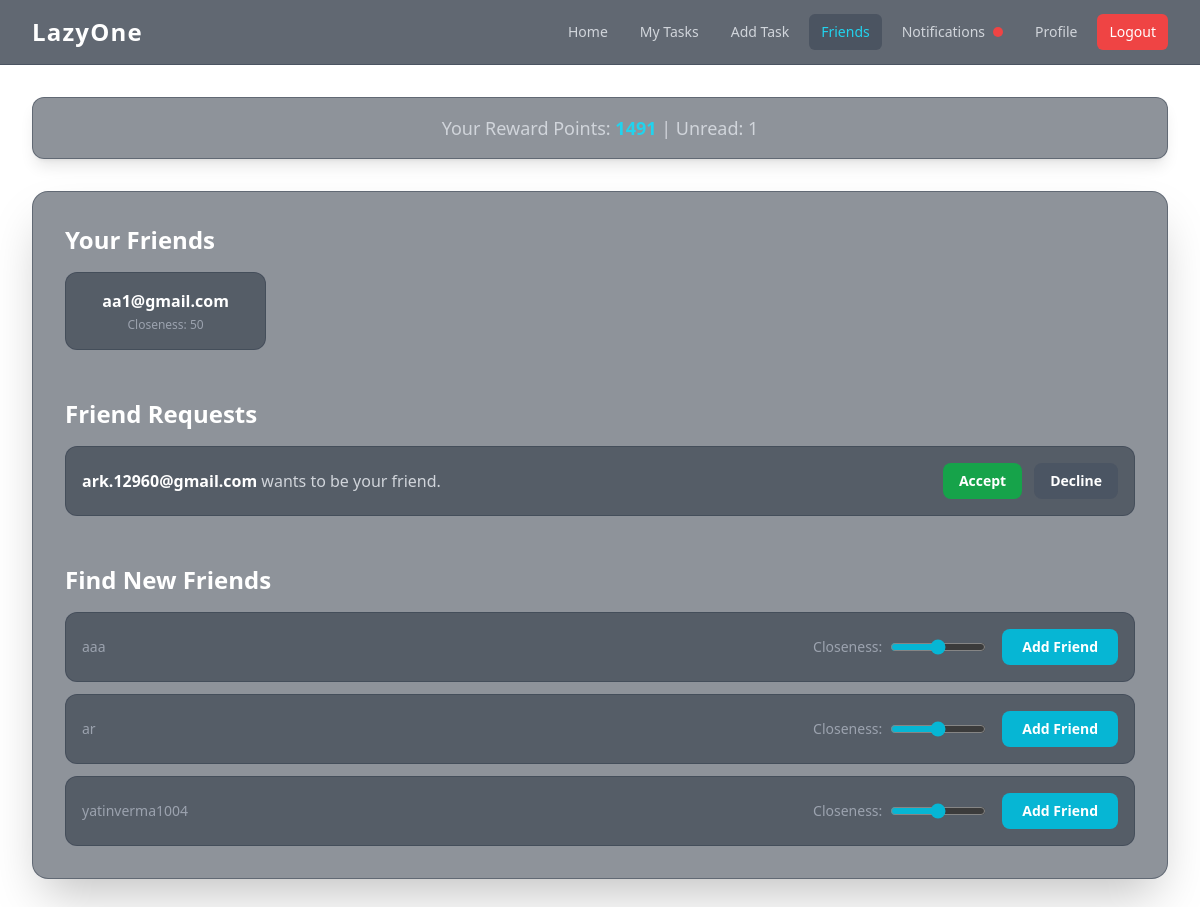
/friends/ (signed in), run on an earlier commit of the app's database.
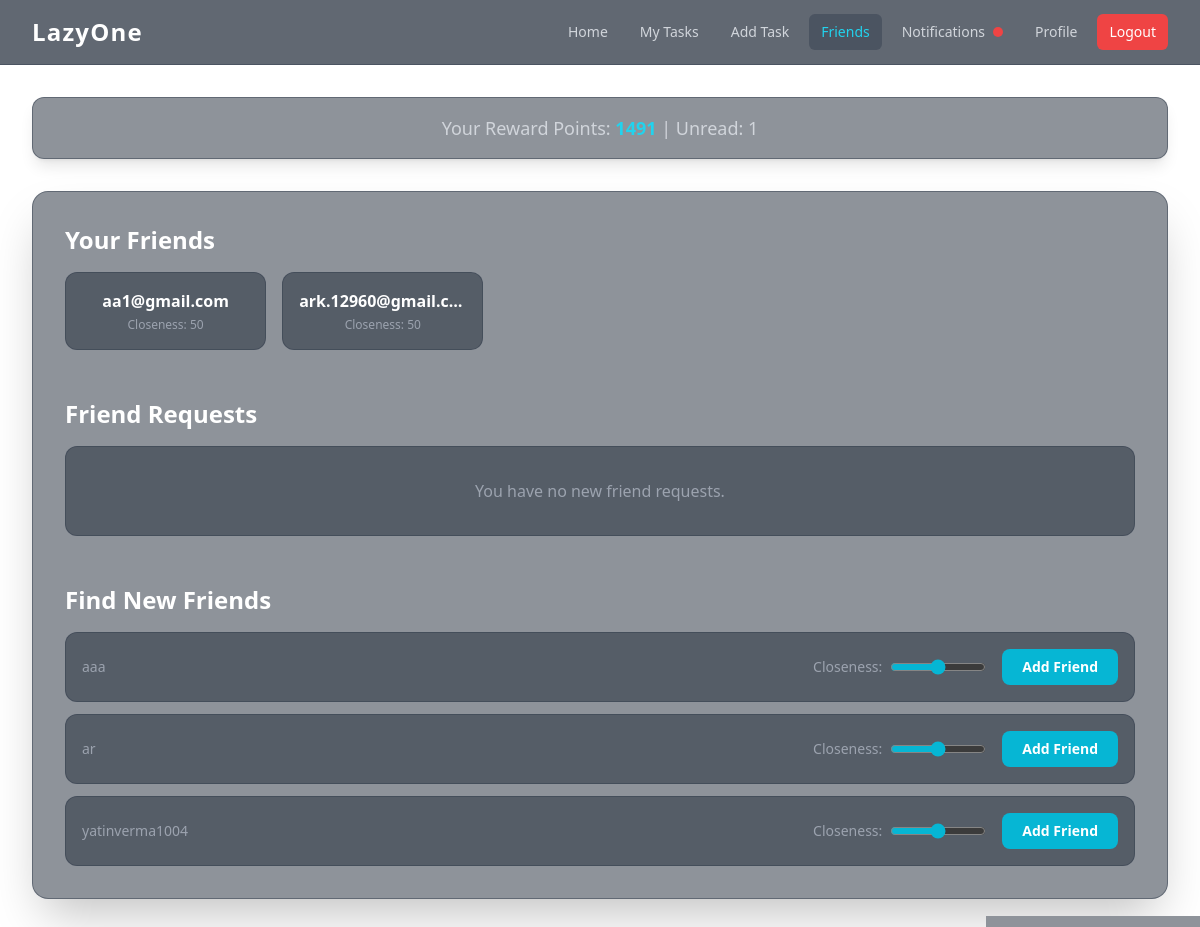
And on a later commit of the database.
### basic/models.py (models this page shows, shortened)
class Friendship(models.Model):
    from_user = models.ForeignKey(UserProfile, related_name='friendship_from_user', on_delete=models.CASCADE)
    to_user = models.ForeignKey(UserProfile, related_name='friendship_to_user', on_delete=models.CASCADE)
    closeness = models.IntegerField(default=50)

class UserProfile(models.Model):
    user = models.OneToOneField(User, on_delete=models.CASCADE)
    bio = models.CharField(max_length=300,blank=True)
    first_name = models.CharField(max_length=50, blank=True)
    last_name = models.CharField(max_length=50, blank=True)
    college = models.CharField(max_length=100, blank=True)
    room_no = models.CharField(max_length=20, blank=True)
    major = models.CharField(max_length=100, blank=True)
    hostel = models.CharField(max_length=100, blank=True)
    roll_no = models.CharField(max_length=100, blank=True)
    batch = models.IntegerField(default=2029)
    friends = models.ManyToManyField('self', blank=True)
    rewards = models.IntegerField(default=1500)
    phone_number = models.CharField(max_length=20, blank=True)
    is_phone_verified = models.BooleanField(default=False)
    instagram_username = models.CharField(max_length=100, blank=True)
    is_instagram_verified = models.BooleanField(default=False)
    firebase_uid = models.CharField(max_length=128, blank=True, null=True, unique=True)

class FriendRequest(models.Model):
    from_user = models.ForeignKey(User, related_name='from_user', on_delete=models.CASCADE)
    to_user = models.ForeignKey(User, related_name='to_user', on_delete=models.CASCADE)
    closeness = models.IntegerField(default=50)
    is_accepted = models.BooleanField(default=False)
    created_at = models.DateTimeField(auto_now_add=True)

### basic/views/friends.py (the view)
# urls.py: path('friends/', friends_view, name='friends'),
@login_required(login_url='/login/')
def friends_view(request):
    user_profile = get_object_or_404(UserProfile, user=request.user)
    friendships = Friendship.objects.filter(from_user=user_profile).order_by('-closeness')
    friend_requests = FriendRequest.objects.filter(to_user=request.user, is_accepted=False)
    current_friends = user_profile.friends.all().values_list('user__id', flat=True)
    sent_requests = FriendRequest.objects.filter(from_user=request.user).values_list('to_user_id', flat=True)
    received_requests = FriendRequest.objects.filter(to_user=request.user).values_list('from_user_id', flat=True)
    exclude_ids = set(current_friends) | set(sent_requests) | set(received_requests)
    exclude_ids.add(request.user.id)
    other_users = UserProfile.objects.exclude(user__id__in=exclude_ids)
    context = {
        'friendships': friendships,
        'friend_requests': friend_requests,
        'other_users': other_users
    }
    return render(request, 'friends.html', context)

### basic/context_processors.py (called while the page is built)
def firebase_keys(request):
    return {
        'FIREBASE_API_KEY': settings.FIREBASE_API_KEY,
        'FIREBASE_AUTH_DOMAIN': settings.FIREBASE_AUTH_DOMAIN,
        'FIREBASE_PROJECT_ID': settings.FIREBASE_PROJECT_ID,
        'FIREBASE_STORAGE_BUCKET': settings.FIREBASE_STORAGE_BUCKET,
        'FIREBASE_MESSAGING_SENDER_ID': settings.FIREBASE_MESSAGING_SENDER_ID,
        'FIREBASE_APP_ID': settings.FIREBASE_APP_ID,
    }

def unread_notifications_count(request):
    if request.user.is_authenticated:
        count = request.user.notifications.filter(is_read=False).count()
        return {'unread_notifications_count': count}
    return {'unread_notifications_count': 0}

### basic/templates/friends.html (shortened to what this page needs)
{% extends 'base.html' %}
{% block content %}
<div class="space-y-12">
    <div>
        <h2 class="text-2xl font-bold text-white mb-4">Your Friends</h2>
        <div class="grid grid-cols-2 sm:grid-cols-3 md:grid-cols-4 lg:grid-cols-5 gap-4">
            {% for friendship in friendships %}
                <a href="{% url 'user_profile' friendship.to_user.user.id %}" class="bg-gray-800/50 border border-gray-700/50 rounded-xl p-4 text-center hover:bg-gray-700/50 hover:border-cyan-500/50 transition-colors duration-200">
                    <p class="text-white font-semibold truncate">{{ friendship.to_user.user.username }}</p>
                    <p class="text-xs text-gray-400 mt-1">Closeness: {{ friendship.closeness }}</p>
                </a>
            {% empty %}
                <div class="col-span-full bg-gray-800/50 border border-gray-700/50 rounded-xl p-8 text-center">
                    <p class="text-gray-400">You haven't added any friends yet.</p>
                </div>
            {% endfor %}
        </div>
    </div>
    <div>
        <h2 class="text-2xl font-bold text-white mb-4">Friend Requests</h2>
        <div class="space-y-3">
            {% for request in friend_requests %}
                <div class="bg-gray-800/50 border border-gray-700/50 rounded-xl p-4 flex items-center justify-between">
                    <p class="text-gray-300"><strong class="text-white">{{ request.from_user.username }}</strong> wants to be your friend.</p>
                    <div class="flex items-center space-x-3">
                        <a href="{% url 'accept_friend_request' request.id %}" class="px-4 py-2 bg-green-600 hover:bg-green-700 text-white font-semibold rounded-lg transition-colors text-sm">Accept</a>
                        <a href="{% url 'decline_friend_request' request.id %}" class="px-4 py-2 bg-gray-600 hover:bg-gray-500 text-white font-semibold rounded-lg transition-colors text-sm">Decline</a>
                    </div>
                </div>
            {% empty %}
                <div class="bg-gray-800/50 border border-gray-700/50 rounded-xl p-8 text-center">
                    <p class="text-gray-400">You have no new friend requests.</p>
                </div>
            {% endfor %}
        </div>
    </div>
    <div>
        <h2 class="text-2xl font-bold text-white mb-4">Find New Friends</h2>
        <div class="space-y-3">
            {% for profile in other_users %}
                <div class="bg-gray-800/50 border border-gray-700/50 rounded-xl p-4 flex items-center justify-between">
                    <div>
                        <p class="text-sm text-gray-400">{{ profile.user.username|cut:"@gmail.com" }}</p>
                    </div>
                    <form action="{% url 'send_friend_request' profile.user.id %}" method="post" class="flex items-center space-x-4">
                        <div class="flex items-center space-x-2">
                            <label for="closeness-{{ profile.user.id }}" class="text-sm text-gray-400">Closeness:</label>
                            <input type="range" id="closeness-{{ profile.user.id }}" name="closeness" min="0" max="100" value="50" class="w-24 accent-cyan-500">
                        </div>
                        <button type="submit" class="px-5 py-2 bg-cyan-500 hover:bg-cyan-600 text-white font-bold rounded-lg transition-colors text-sm whitespace-nowrap">
                            Add Friend
                        </button>
                    </form>
                </div>
            {% empty %}
                <div class="bg-gray-800/50 border border-gray-700/50 rounded-xl p-8 text-center">
                    <p class="text-gray-400">No new users to add as friends right now.</p>
                </div>
            {% endfor %}
        </div>
    </div>
</div>
{% endblock %}

What changed in the data, as far as the page shows it:
removed FriendRequest: from_user.username "ark.12960@gmail.com"
added Friendship: to_user.user.username "ark.12960@gmail.c…", closeness "50"
Also different on the page:
text now shown: "You have no new friend requests."
